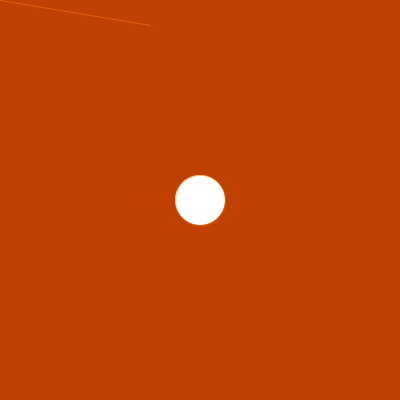
Frame 1 (no input)
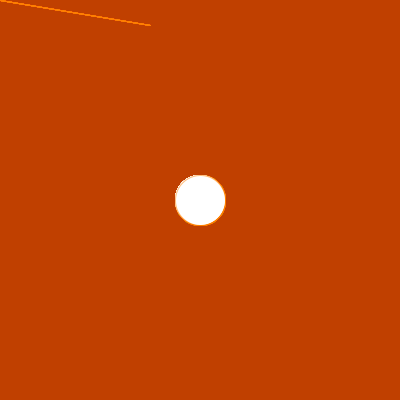
Frame 60 (the mouse pressed at the canvas centre just before this capture)
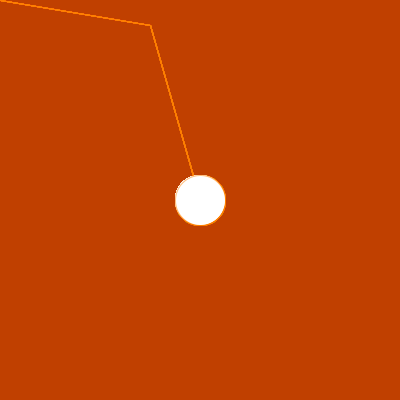
Frame 120 (the mouse held since frame 60 and released just before this capture)

The Processing sketch that drew these frames (run headless with seeded random() and noise(); from frame 60 on, the mouse is pressed at the canvas centre):

// Processing sketch: processing_62403
// ── processing_62403.pde

 void setup() {
       size(400, 400);
        //size(400, 400, PDF, "output.pdf");
       //stroke(255);
        //stroke(255, 128, 0);       // bright orange (red 255, green 128, blue 0)
        stroke(255, 128, 0, 128);  // bright orange with 50% transparency
       background(192, 64, 0);
     } 

     void draw() {
       line(150, 25, mouseX, mouseY);
        //line(15, 25, 70, 90);
        
           // The wrong way to specify the middle of the screen
     //ellipse(200, 200, 100, 50); 
     
       // Always the middle, no matter how the size() line changes
     ellipse(width/2, height/2, 50, 50);
     }
      void mousePressed() {
       background(192, 64, 0);
       
     }
